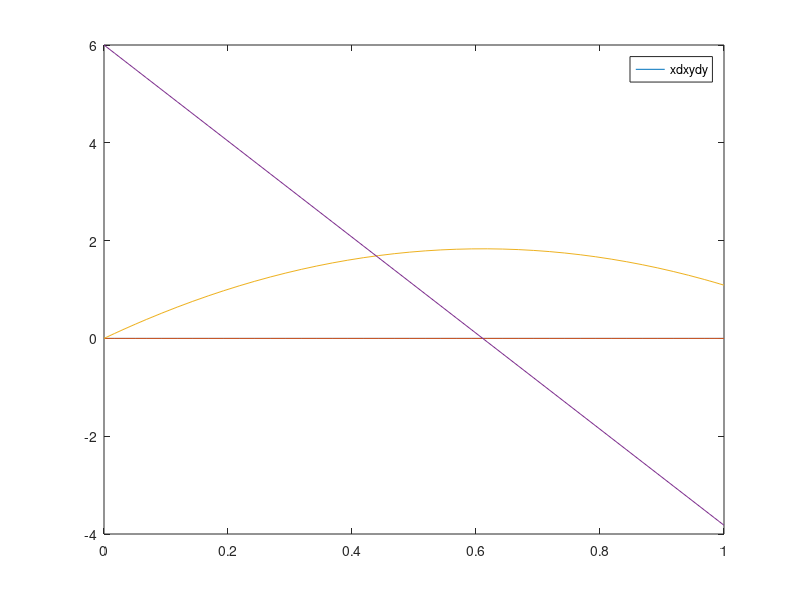

Here is the MATLAB script that generated this plot:
clearvars;

% program to simulate the twisted throw with air resistance

%%% Parameters
drag = 0.11; % kg/m
mass = 550; % kg
grav = 9.82; % m/s^2
time = 1; % seconds

%%% initial levels
speed_initial = 6; % m/s
angle_initial = 90; % degrees

%%% Functions of t and x
dx1_dt = @(t,x) x(2);
dx2_dt = @(t,x) -(drag/mass)*sqrt(x(2)^2+x(4)^2)*x(2);
dx3_dt = @(t,x) x(4);
dx4_dt = @(t,x) -grav-(drag/mass)*sqrt(x(2)^2+x(4)^2)*x(4);

%%% Combined to one function
df_dt = @(t,x) [dx1_dt(t,x);
    dx2_dt(t,x);
    dx3_dt(t,x);
    dx4_dt(t,x)];

[t,y] = ode45(df_dt, [0 time], [0, speed_initial*cos(deg2rad(angle_initial)), 0, speed_initial*sin(deg2rad(angle_initial))]);

%%% plotting functions
figure(1)
plot(t, y);
legend(["x", "dx", "y", "dy"]);
